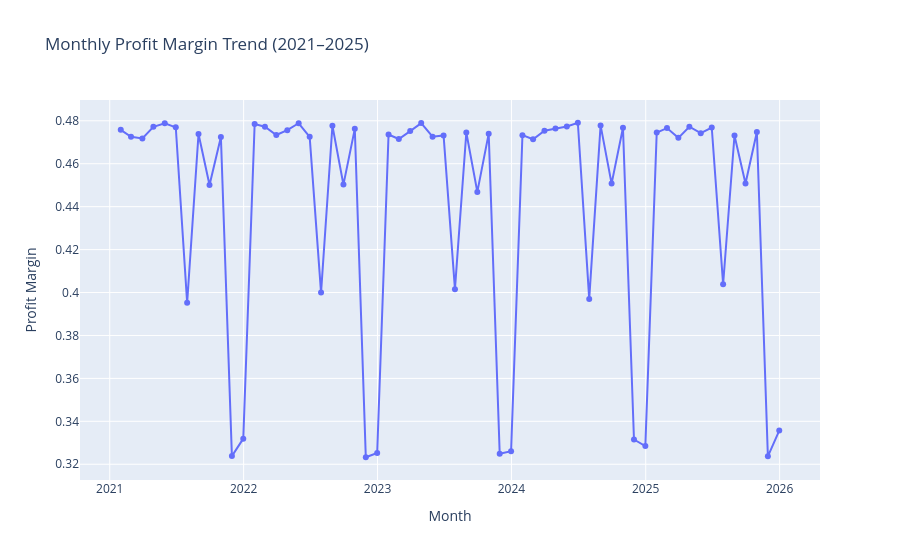

Here is the notebook cell this chart was saved with:
### Code cell
# Interactive monthly profit margin trend
monthly_margin = monthly_performance.reset_index()

monthly_margin['month'] = (
    monthly_margin['order_date'].dt.strftime('%b %Y')
)

fig = px.line(
    monthly_margin,
    x='order_date',
    y='profit_margin',
    markers=True,
    title='Monthly Profit Margin Trend (2021–2025)',
    labels={
        'order_date': 'Month',
        'profit_margin': 'Profit Margin'
    },
    hover_data={
        'order_date': False,
        'month': True
    }
)

fig.update_traces(
    hovertemplate='<b>%{customdata[0]}</b><br>Profit Margin: %{y:.2%}<extra></extra>'
)

fig.show()
